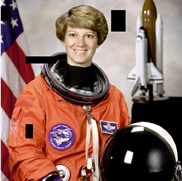
#> input picture defect_image.png, 182 x 181 px
$ python Exercise1.py
#> lines starting #> are read from the running program, lines starting #| are printed output that depends on the picture; after the words box and inside, x2 and y2 are one past the last pixel; in counts of white or black regions, pixels touching at a corner belong together
from skimage.restoration import inpaint
import numpy as np
import matplotlib.pyplot as plt

def get_mask(image):
    mask = np.zeros(image.shape[:2])
    mask[101:106, 0:240] = 1
    mask[152:154, 0:60] = 1
    mask[153:155, 60:100] = 1
    mask[154:156, 100:120] = 1
    mask[155:156, 120:140] = 1
    mask[212:217, 0:150] = 1
    mask[217:222, 150:256] = 1
    return mask


def show_image(image, title='Image', cmap_type='gray'):
    plt.imshow(image, cmap=cmap_type)
    plt.title(title)
    plt.axis('off')
    plt.show()

defect_image = plt.imread('defect_image.png')
#> defect_image is the input picture: shape (181, 182, 4) float32; mean R, G, B, A 0.544, 0.404, 0.368, 0.996

# Obtain the mask
mask = get_mask(defect_image)
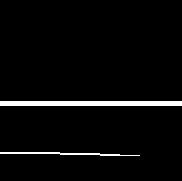
#> mask: shape (181, 182) float64; values 0 (black) and 1 (white), 3.6% white; 2 white regions, box (x1, y1, x2, y2) and area: (0, 101, 182, 106) 910, (0, 152, 140, 156) 260
print(defect_image.shape, mask.shape)
#| (181, 182, 4) (181, 182)

# Add an extra dimension to the mask to match the number of color channels in the image
mask = np.expand_dims(mask, axis=-1)
mask = np.tile(mask, (1, 1, 4))
#> mask: shape (181, 182, 4) float64

# Apply inpainting to the damaged image using the mask
restored_image = inpaint.inpaint_biharmonic(defect_image, mask)
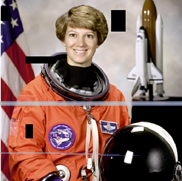
#> restored_image: shape (181, 182, 4) float32; mean R, G, B, A 0.541, 0.408, 0.376, 0.986; transparent parts drawn white

# Show the resulting image
show_image(defect_image, 'Image to restore')
show_image(restored_image, 'Image restored')
